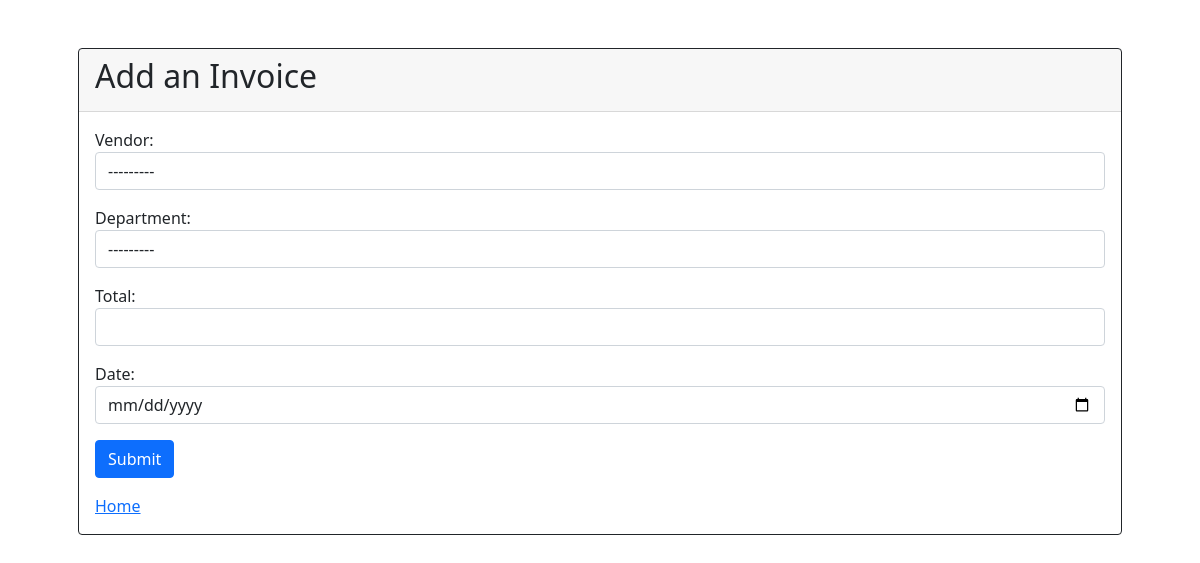
/create/invoice, run on an earlier commit of the app's database.
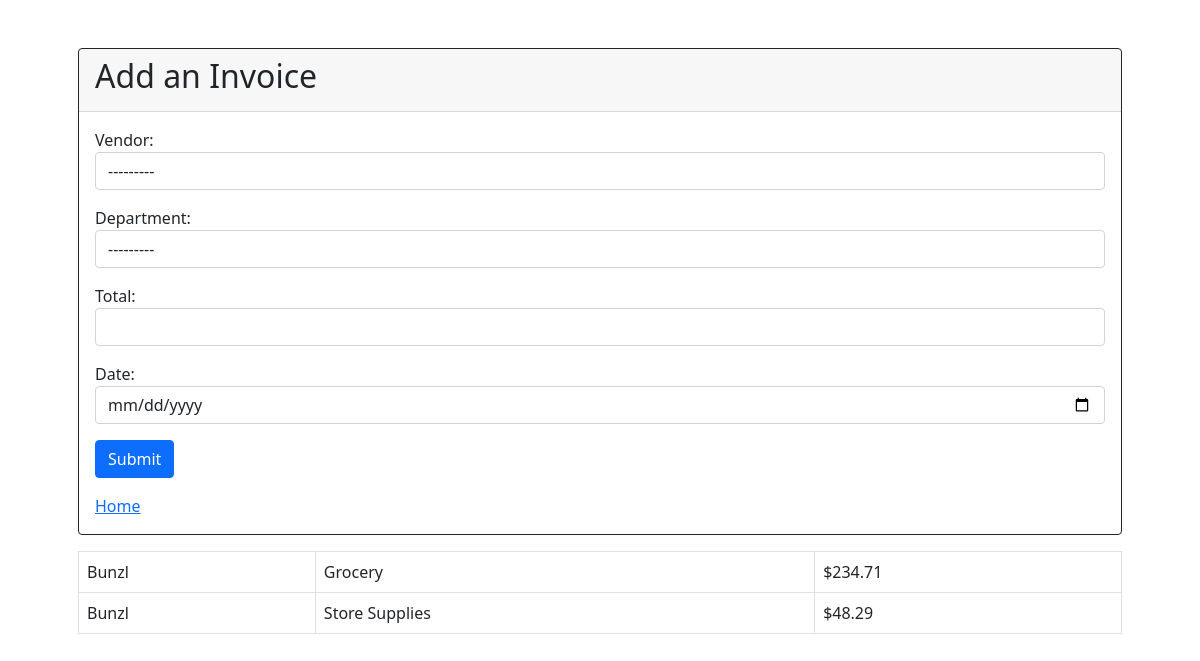
And on a later commit of the database.
### invoice_app/models.py (models this page shows, shortened)
class Invoice(models.Model):
    vendor = models.ForeignKey(
        'Vendor', on_delete=models.CASCADE, null=True, blank=True)
    department = models.ForeignKey(
        'Department', on_delete=models.CASCADE, null=True, blank=True)
    total = models.FloatField()
    date = models.DateField()
    created_at = models.DateTimeField(auto_now_add=True)

class Vendor(models.Model):
    name = models.CharField(max_length=128)
    def __str__(self):
        return str(self.name)

class Department(models.Model):
    name = models.CharField(max_length=128)
    number = models.IntegerField()
    def __str__(self):
        return str(self.name)

### invoice_app/views.py (the view)
# urls.py: path('create/invoice', views.createInvoice, name="create-invoice"),
def createInvoice(request):
    departments = Department.objects.all()
    form = InvoiceCreateForm()
    invoices = Invoice.objects.order_by('-id')[:3]
    if request.method == 'POST':
        form = InvoiceCreateForm(request.POST)
        if form.is_valid():
            form.save()
            return redirect(request.META.get('HTTP_REFERER'))
    context = {
        'form': form,
        'invoices': invoices,
        'departments': departments,
    }
    return render(request, 'createInvoice.html', context)

### invoice_app/forms.py
class InvoiceCreateForm(ModelForm):
    class Meta:
        model = Invoice
        fields = ['vendor', 'department', 'total', 'date']
        widgets = {
            'vendor': forms.Select(attrs={'class': 'form-control'}),
            'department': forms.Select(attrs={'class': 'form-control'}),
            'date': forms.DateInput(attrs={'class': 'form-control', 'type': 'date'}),
        }
    total = forms.DecimalField(
        widget=forms.TextInput(attrs={'class': 'form-control'}),
        max_digits=10,
        decimal_places=2
    )

### invoice_app/templates/createInvoice.html (shortened to what this page needs)
{% extends 'main.html' %}
{% block content %}
<div class="container p-5">
    <div class="card border border-dark">
        <div class="card-header">
            <h2>Add an Invoice</h2>
        </div>
        <div class="card-body">
            <form class="mb-3" method="POST">
                <div class="">
                    {{form.as_p}}
                </div>
                <button class="btn btn-primary" type="submit">Submit</button>
            </form>
            <a class="card-link" href="{% url 'home' %}">Home</a>
        </div>
    </div>
    <div>
        <table class="table table-bordered mt-3">
            {% for invoice in invoices%}
                <tr>
                    <td>{{ invoice.vendor }}</td>
                    <td>{{ invoice.department }}</td>
                    <td>${{ invoice.total }}</td>
                </tr>
            {% endfor %}
        </table>
    </div>
</div>
{% endblock %}

What changed in the data, as far as the page shows it:
added Invoice: vendor "Bunzl", department "Grocery", total "234.71"
added Invoice: vendor "Bunzl", department "Store Supplies", total "48.29"
